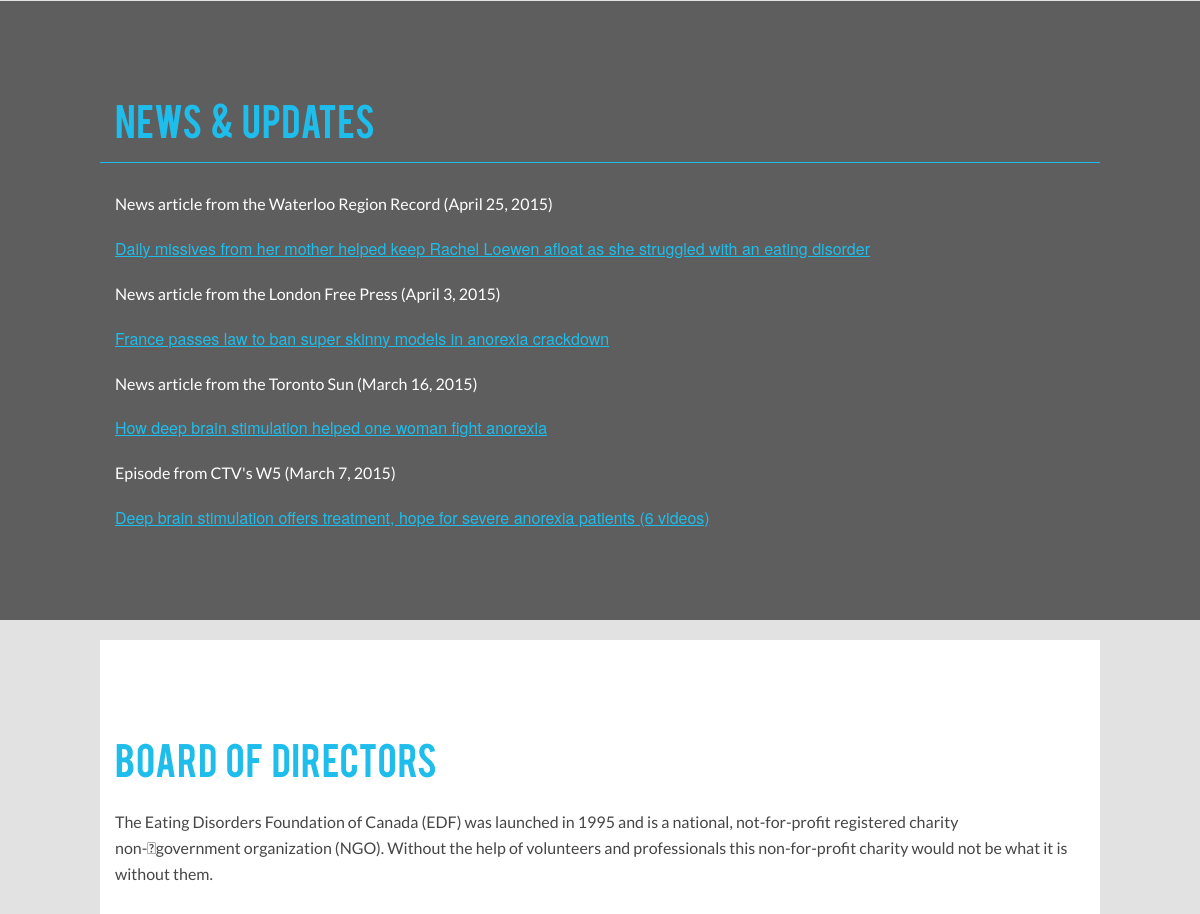
The page /foundation.php (middle part) on the database as committed earlier.
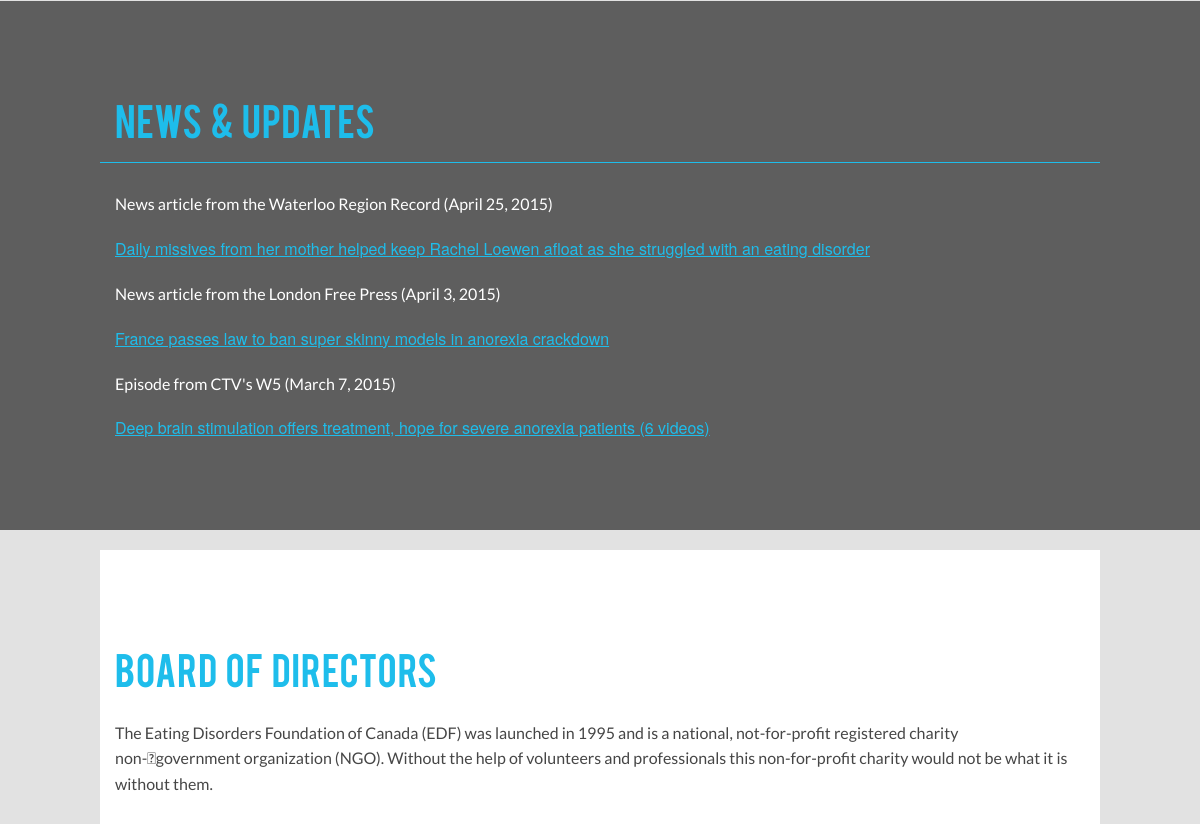
The same page on the database as committed later.
### tables this page shows
CREATE TABLE tbl_news_updates (
  news_updates_id smallint(5) unsigned NOT NULL,
  news_updates_title varchar(300) NOT NULL,
  news_updates_url varchar(300) NOT NULL,
  news_updates_link varchar(300) NOT NULL
);

### admin/includes/read.php (called while the page is built, shortened)
<?php
	function getAllNews($tblN) {
		include('connect.php');
		$newsquery = "SELECT * FROM {$tblN}";
		$newsRun = mysqli_query($link, $newsquery);
		if($newsRun){
			return $newsRun;
		}else{
			$error = "there was an error gathering data";
			return $error;
		}
	}
?>

### foundation.php (the view, shortened to what this page needs)
<?php
	$tblN = "tbl_news_updates";
	$getNews = getAllNews($tblN);
?>
<!doctype html>
<html>
<head>
<link href="css/main.css" rel="stylesheet" type="text/css" media="screen">
<link rel="stylesheet" href="css/foundation.css" />
</head>
<body>
<div class="newsBg">
	<section class="row newsFoun">
		<h2 class="small-12 large-12 columns">News &amp; Updates</h2>
		<div class="small-12 large-12 columns newsFounLinks">
			<?php
				if(!is_string($getNews)){
					while($row = mysqli_fetch_array($getNews)){
						echo "<p>{$row['news_updates_title']}</p>
						<a href=\"{$row['news_updates_url']}\">{$row['news_updates_link']}</a>";
					}
				}else{
					echo "<p>{$getNews}</p>";
				}
			 ?>
		</div>
	</section>
</div>
<div class="board">
	<section class="row bodyBg bod">
		<div>
			<h2 class="small-12 large-12 columns">Board of Directors</h2>
			<p class="small-12 large-12 columns">The Eating Disorders Foundation of Canada (EDF) was launched in 1995 and is a national, not-for-profit registered charity non-government organization (NGO). Without the help of volunteers and professionals this non-for-profit charity would not be what it is without them.</p><br><br>
		</div>
	</section>
</div>
</body>
</html>

Rows that differ between the two databases and show on the page:
removed tbl_news_updates: news_updates_title "News article from the Toronto Sun (March 16, 2015)", news_updates_link "How deep brain stimulation helped one woman fight anorexia"
